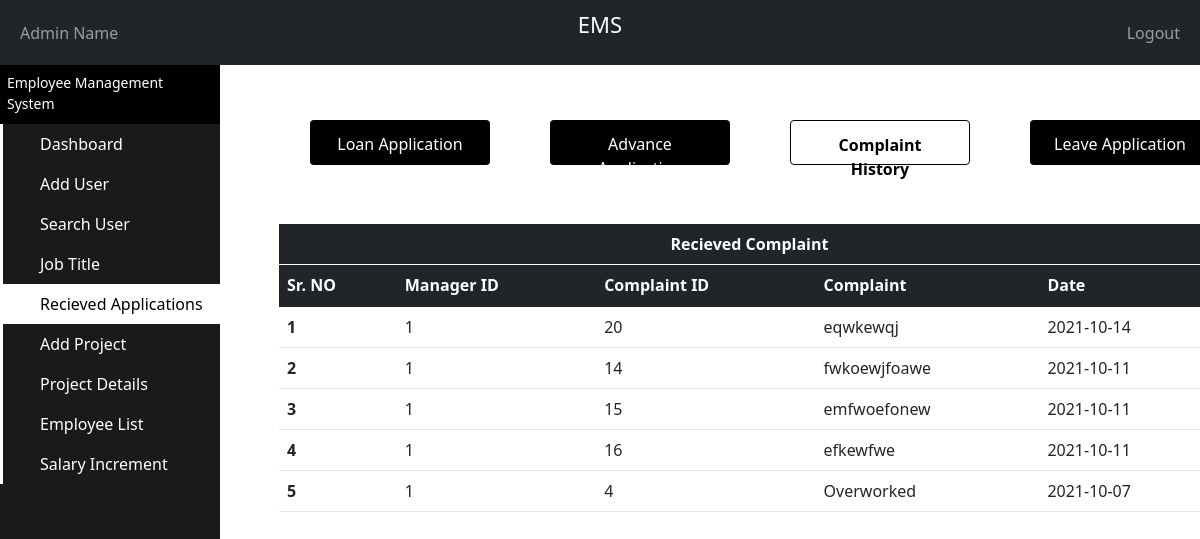
Page /PHP/Admin_Complaint.php on the committed database.
### tables this page shows
CREATE TABLE `complaint_table` (
  `Complaint_ID` int(11) NOT NULL,
  `TypeOfEmployee` varchar(25) NOT NULL,
  `Developer_ID` int(11) NOT NULL,
  `Manager_ID` int(11) NOT NULL,
  `ComplaintTo` varchar(25) NOT NULL,
  `Complaint` varchar(500) NOT NULL,
  `DateOfComplaint` date NOT NULL
);

### PHP/Admin_Complaint.php (the view, shortened to what this page needs)
<?php
 include "Connection.php";
?>
<!doctype html>
<html lang="en">
  <head>
    <link href="https://cdn.jsdelivr.net/npm/bootstrap@5.1.1/dist/css/bootstrap.min.css" rel="stylesheet">
  </head>
  <body>
    <nav class="navbar navbar-expand-md navbar-dark bg-dark">
      <div class="container-fluid">
        <div class="navbar-collapse collapse w-100 order-1 order-md-0 dual-collapse2">
          <ul class="navbar-nav me-auto">
            <li class="nav-item active">
              <a class="nav-link" href="Admin_PersonalDetails.php">
                <?php
                  if(isset($_SESSION['fname']) && isset($_SESSION['lname']))
                  {
                    echo"$_SESSION[fname] $_SESSION[lname]";
                    $ID = $_SESSION["uid"];
                    $sql = "SELECT * FROM admin_info WHERE Admin_ID='$ID'";
                    if($result = mysqli_query($con, $sql))
                    {
                      $count = mysqli_num_rows($result);
                      if($count != 1)
                      {
                        echo "<script> location.href='Logout.php'; </script>" ;
                      }
                    }
                    else{
                      echo "<script> location.href='Logout.php'; </script>" ;
                    }
                  }
                  else
                   echo"Admin Name";
                  ?>
              </a>
            </li>
          </ul>
        </div>
        <div class="mx-auto order-0">
          <p style="color: white;font-size:22px;">EMS</p>
        </div>
        <div class="navbar-collapse collapse w-100 order-3 dual-collapse2">
          <ul class="navbar-nav ms-auto">
            <li class="nav-item">
              <a class="nav-link" href="Logout.php">Logout</a>
            </li>
          </ul>
        </div>
      </div>
    </nav>
    <div class="sidebar-container">
      <div class="sidebar-logo">
        <span> Employee Management System </span>
      </div>
      <ul class="sidebar-navigation">
        <li>
          <a style="text-decoration: none;" href="Admin_Dashboard.php">
            <i class="fa fa-home" aria-hidden="true"></i> Dashboard
          </a>
        </li>
        <li>
          <a style="text-decoration: none;" href="Admin_AddUser.php">
            <i class="fa fa-tachometer" aria-hidden="true"></i> Add User
          </a>
        </li>
        <li>
          <a style="text-decoration: none;" href="Admin_SearchUser.php?T=-1&Q=-1">
            <i class="fa fa-tachometer" aria-hidden="true"></i> Search User
          </a>
        </li>
        <li>
          <a style="text-decoration: none;" href="Admin_JobTitle.php">
            <i class="fa fa-tachometer" aria-hidden="true"></i> Job Title
          </a>
        </li>
        <li>
          <a style="text-decoration: none;background-color: white;color: black;" href="Admin_Complaint.php">
            <i class="fa fa-tachometer" aria-hidden="true"></i> Recieved Applications
          </a>
        </li>
        <li>
          <a style="text-decoration: none;" href="Admin_AddProject.php">
            <i class="fa fa-tachometer" aria-hidden="true"></i> Add Project
          </a>
        </li>
        <li>
          <a style="text-decoration: none;" href="Admin_ProjectDetails.php">
            <i class="fa fa-tachometer" aria-hidden="true"></i> Project Details
          </a>
        </li>
        <li>
          <a style="text-decoration: none;" href="Admin_EmployeeList.php">
          <i class="fa fa-tachometer" aria-hidden="true"></i> Employee List
          </a>
        </li>
        <li>
            <a style="text-decoration: none;" href="Admin_SalaryIncrease.php">
                <i class="fa fa-tachometer" aria-hidden="true"></i> Salary Increment
          </a>
        </li>
      </ul>
    </div>
    <div class="content-container">
        <div  style="width:100%;overflow-y: scroll; height:85%;position:fixed" class="container-fluid">
        <div style="margin-top: 3%;padding-bottom: 5%;"class="row">
            <a href="Admin_LoanApplication.php" style="height:45px;width:15%;margin-left: 7.5%;background-color: black;color:white;" class ="AcitonButtons" value="Admin Dashboard">Loan Application</a>
            <a href="Admin_AdvanceApplication.php" style="height:45px;width:15%;margin-left: 5%;background-color: black;color:white;"class ="AcitonButtons" value="Update Information">Advance Application</a>
            <a href="Admin_Complaint.php" style="height:45px;width:15%;margin-left: 5%;background-color: white;color:black;border:1px solid black;"class ="AcitonButtons" value="Update Information"><b>Complaint History</b></a>
            <a href="Admin_LeaveApplication.php" style="height:45px;width:15%;margin-left: 5%;background-color: black;color:white;" class ="AcitonButtons" value="Admin Dashboard">Leave Application</a>
        </div>
        <div style="width:80%;">
          <?php
            $sql = "SELECT * FROM complaint_table WHERE Developer_ID ='-1' and ComplaintTo='Admin' ORDER BY DateOfComplaint DESC";
            $i = 0;
            $result = mysqli_query($con, $sql);
            echo'
                <div style="width:100%;margin-left: 5%;margin-top: 0%;float:left;"class="jumbotron">
                  <table style="margin-bottom: 0px;padding-bottom: 0px;"class="table">
                    <thead class="table-dark">
                      <tr >
                        <th style="text-align: center;border-bottom: 1px solid white;">Recieved Complaint</th>
                      </tr>
                    </thead>
                  </table>
                </div>';
                echo'
                <div style="width:100%;margin-left: 5%;margin-bottom:5%;float:left"class="jumbotron">
                <table style="margin-top:0px;padding-top: 0px"class="table">
                  <thead class="table-dark">
                    <tr>
                      <th scope="col">Sr. NO</th>
                      <th scope="col">Manager ID</th>
                      <th scope="col">Complaint ID</th>
                      <th scope="col">Complaint</th>
                      <th scope="col">Date</th>
                    </tr>
                  </thead>
                  <tbody>';
                  while($row=mysqli_fetch_array($result))
                  {
                    $i++;
                    echo'
                    <tr>
                      <th>'.$i.'</th>
                      <td>'.$row["Manager_ID"].'</td>
                      <td>'.$row["Complaint_ID"] .'</td>
                      <td>'.$row["Complaint"].'</td>
                      <td>'.$row["DateOfComplaint"].'</td>
                    </tr>';
                  };
                  echo'</tbody>
                  </table>
                  </div>';
        ?>
        </div>
        </div>
    </div>
  </body>
</html>

### PHP/Admin_Complaint.php (style rules this page uses)
.AcitonButtons { background-color: #04AA6D; color: rgb(255, 255, 255); padding: 12px 20px; border: none; border-radius: 4px; text-decoration: none; text-align:center; cursor: pointer; float: right; }
html,body { height:100%; margin: 0; }
.sidebar-container { position: fixed; width: 220px; height: 100%; left: 0; overflow-x: hidden; overflow-y: auto; background: #1a1a1a; color: #fff; }
.content-container { padding-top: 20px; }
.sidebar-logo { padding: 7px 15px 10px 7px; font-size: 14px; background-color: #000000; }
.sidebar-navigation { padding: 0; margin: 0; list-style-type: none; position: relative; }
.sidebar-navigation li { background-color: transparent; position: relative; display: inline-block; width: 100%; line-height: 20px; }
.sidebar-navigation li a { padding: 10px 15px 10px 30px; display: block; color: #fff; }
.sidebar-navigation li::before { background-color: white; position: absolute; content: ''; height: 100%; left: 0; top: 0; -webkit-transition: width 0.2s ease-in; transition: width 0.2s ease-in; color: #000000; width: 3px; z-index: -1; }
.content-container { padding-left: 220px; }

### rows in the picture
complaint_table: Manager_ID "1", Complaint_ID "20", Complaint "eqwkewqj", DateOfComplaint "2021-10-14"
complaint_table: Manager_ID "1", Complaint_ID "14", Complaint "fwkoewjfoawe", DateOfComplaint "2021-10-11"
complaint_table: Manager_ID "1", Complaint_ID "15", Complaint "emfwoefonew", DateOfComplaint "2021-10-11"
complaint_table: Manager_ID "1", Complaint_ID "16", Complaint "efkewfwe", DateOfComplaint "2021-10-11"
complaint_table: Manager_ID "1", Complaint_ID "4", Complaint "Overworked", DateOfComplaint "2021-10-07"
